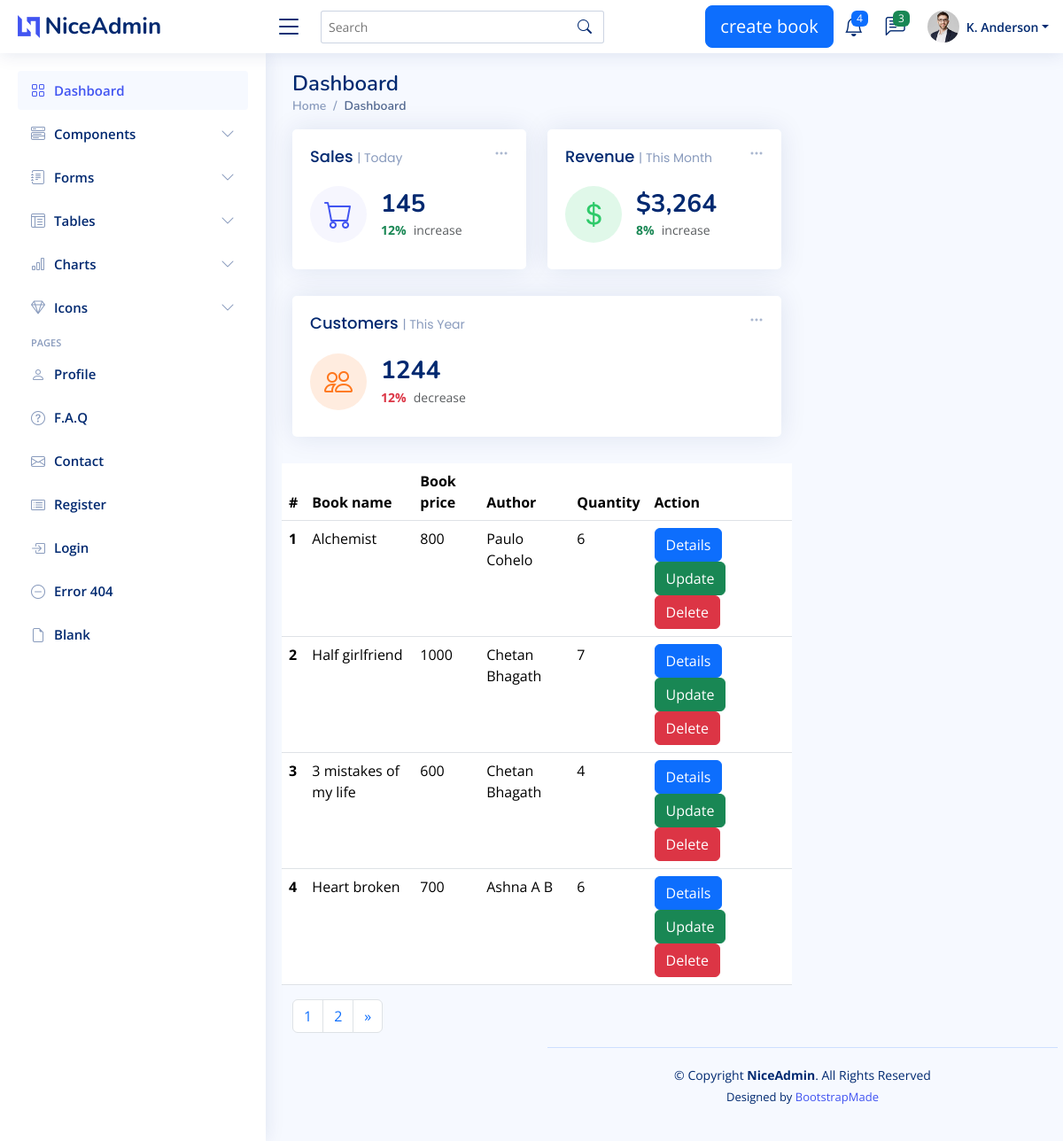
The app's page /listview/ with its own data.
### my_app/models.py (models this page shows, shortened)
class Book(models.Model):
    title=models.CharField(max_length=200,null=True)
    price=models.IntegerField(null=True)
    author=models.ForeignKey(Author,on_delete=models.CASCADE,null=True)
    image = models.ImageField(upload_to='book_media')
    quantity=models.IntegerField()

class Author(models.Model):
    name=models.CharField(max_length=200,null=True)
    def __str__(self):
        return '{}'.format(self.name)

### my_app/views.py (the view)
# urls.py: path('listview/',views.listbook,name='listview'),
def listbook(request):
    books=Book.objects.all()
    paginator=Paginator(books,4)
    page_number=request.GET.get('page')
    try:
        page=paginator.get_page(page_number)
    except EmptyPage:
        page=paginator.page(page_number.num_pages)
    return render(request,'admin/listbook.html',{'books':books,'page':page})

### templates/admin/listbook.html (shortened to what this page needs)
{% extends 'admin/base.html' %}
{% load static %}
{% block content %}
<table class="table">
    <thead>
    <tr>
        <th scope="col">#</th>
        <th scope="col">Book name</th>
        <th scope="col">Book price</th>
        <th scope="col">Author</th>
        <th scope="col">Quantity</th>
        <th scope="col">Action</th>
    </tr>
    </thead>
    <tbody>
    {% for book in page %}
    <tr>
        <th scope="row">{{forloop.counter}}</th>
        <td>{{ book.title }}</td>
        <td>{{ book.price }}</td>
        <td>{{ book.author }}</td>
        <td>{{ book.quantity }}</td>
        <td><a href="{% url 'details' book.id %}" class="btn btn-primary" >Details</a>
        <a href="{% url 'update' book.id %}" class="btn btn-success">Update</a>
        <a href="{% url 'delete' book.id %}" class="btn btn-danger">Delete</a></td>
    </tr>
    {% endfor %}
    </tbody>
</table>
<nav aria-label="Page navigation example">
  <ul class="pagination">
      {% for num in page.paginator.page_range %}
    <li class="page-item {% if page.number == num %}activate{% endif %}">
        <a class="page-link" href="?page={{ num }}">{{ num }}</a></li>
      {% endfor %}
      {% if page.has_next %}
    <li class="page-item">
      <a class="page-link" href="?page={{ page.next_page_number }}" aria-label="Next">
        <span aria-hidden="true">&raquo;</span>
      </a>
    </li>
      {% endif %}
  </ul>
</nav>
{% endblock%}

### templates/admin/base.html (shortened to what this page needs)
<!DOCTYPE html>
{% load static %}
<html lang="en">
<head>
  <link href="{% static 'assets/vendor/bootstrap/css/bootstrap.min.css' %}" rel="stylesheet">
  <link href="{% static 'assets/vendor/bootstrap-icons/bootstrap-icons.css' %}" rel="stylesheet">
  <link href="{% static 'assets/vendor/boxicons/css/boxicons.min.css' %}" rel="stylesheet">
  <link href="{% static 'assets/vendor/quill/quill.snow.css' %}" rel="stylesheet">
  <link href="{% static 'assets/vendor/quill/quill.bubble.css' %}" rel="stylesheet">
  <link href="{% static 'assets/vendor/remixicon/remixicon.css' %}" rel="stylesheet">
  <link href="{% static 'assets/vendor/simple-datatables/style.css' %}" rel="stylesheet">
  <link href="{% static 'assets/css/style.css' %}" rel="stylesheet">
</head>
<body>
  <header id="header" class="header fixed-top d-flex align-items-center">
    <div class="d-flex align-items-center justify-content-between">
      <a href="index.html" class="logo d-flex align-items-center">
        <img src="assets/img/logo.png" alt="">
        <span class="d-none d-lg-block">NiceAdmin</span>
      </a>
      <i class="bi bi-list toggle-sidebar-btn"></i>
    </div>
    <div class="search-bar">
      <form class="search-form d-flex align-items-center" method="get" action="{% url 'search' %}">
        <input type="text" name="q" placeholder="Search" title=" search book">
        <button type="submit" title="Search"><i class="bi bi-search"></i></button>
      </form>
    </div>
    <nav class="header-nav ms-auto">
      <ul class="d-flex align-items-center">
<div class="container"><a href="{% url 'createbook' %}" class="btn btn-primary btn-lg">create book</a></div>
        <li class="nav-item dropdown">
          <a class="nav-link nav-icon" href="#" data-bs-toggle="dropdown">
            <i class="bi bi-bell"></i>
            <span class="badge bg-primary badge-number">4</span>
          </a>
        </li>
        <li class="nav-item dropdown">
          <a class="nav-link nav-icon" href="#" data-bs-toggle="dropdown">
            <i class="bi bi-chat-left-text"></i>
            <span class="badge bg-success badge-number">3</span>
          </a>
        </li>
        <li class="nav-item dropdown pe-3">
          <a class="nav-link nav-profile d-flex align-items-center pe-0" href="#" data-bs-toggle="dropdown">
            <img src="{% static 'assets/img/profile-img.jpg' %}" alt="Profile" class="rounded-circle">
            <span class="d-none d-md-block dropdown-toggle ps-2">K. Anderson</span>
          </a>
        </li>
      </ul>
    </nav>
  </header>
  <aside id="sidebar" class="sidebar">
    <ul class="sidebar-nav" id="sidebar-nav">
      <li class="nav-item">
        <a class="nav-link " href="{% url 'listview' %}">
          <i class="bi bi-grid"></i>
          <span>Dashboard</span>
        </a>
      </li>
      <li class="nav-item">
        <a class="nav-link collapsed" data-bs-target="#components-nav" data-bs-toggle="collapse" href="#">
          <i class="bi bi-menu-button-wide"></i><span>Components</span><i class="bi bi-chevron-down ms-auto"></i>
        </a>
      </li>
      <li class="nav-item">
        <a class="nav-link collapsed" data-bs-target="#forms-nav" data-bs-toggle="collapse" href="#">
          <i class="bi bi-journal-text"></i><span>Forms</span><i class="bi bi-chevron-down ms-auto"></i>
        </a>
      </li>
      <li class="nav-item">
        <a class="nav-link collapsed" data-bs-target="#tables-nav" data-bs-toggle="collapse" href="#">
          <i class="bi bi-layout-text-window-reverse"></i><span>Tables</span><i class="bi bi-chevron-down ms-auto"></i>
        </a>
      </li>
      <li class="nav-item">
        <a class="nav-link collapsed" data-bs-target="#charts-nav" data-bs-toggle="collapse" href="#">
          <i class="bi bi-bar-chart"></i><span>Charts</span><i class="bi bi-chevron-down ms-auto"></i>
        </a>
      </li>
      <li class="nav-item">
        <a class="nav-link collapsed" data-bs-target="#icons-nav" data-bs-toggle="collapse" href="#">
          <i class="bi bi-gem"></i><span>Icons</span><i class="bi bi-chevron-down ms-auto"></i>
        </a>
      </li>
      <li class="nav-heading">Pages</li>
      <li class="nav-item">
        <a class="nav-link collapsed" href="users-profile.html">
          <i class="bi bi-person"></i>
          <span>Profile</span>
        </a>
      </li>
      <li class="nav-item">
        <a class="nav-link collapsed" href="pages-faq.html">
          <i class="bi bi-question-circle"></i>
          <span>F.A.Q</span>
        </a>
      </li>
      <li class="nav-item">
        <a class="nav-link collapsed" href="pages-contact.html">
          <i class="bi bi-envelope"></i>
          <span>Contact</span>
        </a>
      </li>
      <li class="nav-item">
        <a class="nav-link collapsed" href="pages-register.html">
          <i class="bi bi-card-list"></i>
          <span>Register</span>
        </a>
      </li>
      <li class="nav-item">
        <a class="nav-link collapsed" href="pages-login.html">
          <i class="bi bi-box-arrow-in-right"></i>
          <span>Login</span>
        </a>
      </li>
      <li class="nav-item">
        <a class="nav-link collapsed" href="pages-error-404.html">
          <i class="bi bi-dash-circle"></i>
          <span>Error 404</span>
        </a>
      </li>
      <li class="nav-item">
        <a class="nav-link collapsed" href="pages-blank.html">
          <i class="bi bi-file-earmark"></i>
          <span>Blank</span>
        </a>
      </li>
    </ul>
  </aside>
  <main id="main" class="main">
    <div class="pagetitle">
      <h1>Dashboard</h1>
      <nav>
        <ol class="breadcrumb">
          <li class="breadcrumb-item"><a href="index.html">Home</a></li>
          <li class="breadcrumb-item active">Dashboard</li>
        </ol>
      </nav>
    </div>
    <section class="section dashboard">
      <div class="row">
        <div class="col-lg-8">
          <div class="row">
            <div class="col-xxl-4 col-md-6">
              <div class="card info-card sales-card">
                <div class="filter">
                  <a class="icon" href="#" data-bs-toggle="dropdown"><i class="bi bi-three-dots"></i></a>
                </div>
                <div class="card-body">
                  <h5 class="card-title">Sales <span>| Today</span></h5>
                  <div class="d-flex align-items-center">
                    <div class="card-icon rounded-circle d-flex align-items-center justify-content-center">
                      <i class="bi bi-cart"></i>
                    </div>
                    <div class="ps-3">
                      <h6>145</h6>
                      <span class="text-success small pt-1 fw-bold">12%</span> <span class="text-muted small pt-2 ps-1">increase</span>
                    </div>
                  </div>
                </div>
              </div>
            </div>
            <div class="col-xxl-4 col-md-6">
              <div class="card info-card revenue-card">
                <div class="filter">
                  <a class="icon" href="#" data-bs-toggle="dropdown"><i class="bi bi-three-dots"></i></a>
                </div>
                <div class="card-body">
                  <h5 class="card-title">Revenue <span>| This Month</span></h5>
                  <div class="d-flex align-items-center">
                    <div class="card-icon rounded-circle d-flex align-items-center justify-content-center">
                      <i class="bi bi-currency-dollar"></i>
                    </div>
                    <div class="ps-3">
                      <h6>$3,264</h6>
                      <span class="text-success small pt-1 fw-bold">8%</span> <span class="text-muted small pt-2 ps-1">increase</span>
                    </div>
                  </div>
                </div>
              </div>
            </div>
            <div class="col-xxl-4 col-xl-12">
              <div class="card info-card customers-card">
                <div class="filter">
                  <a class="icon" href="#" data-bs-toggle="dropdown"><i class="bi bi-three-dots"></i></a>
                </div>
                <div class="card-body">
                  <h5 class="card-title">Customers <span>| This Year</span></h5>
                  <div class="d-flex align-items-center">
                    <div class="card-icon rounded-circle d-flex align-items-center justify-content-center">
                      <i class="bi bi-people"></i>
                    </div>
                    <div class="ps-3">
                      <h6>1244</h6>
                      <span class="text-danger small pt-1 fw-bold">12%</span> <span class="text-muted small pt-2 ps-1">decrease</span>
                    </div>
                  </div>
                </div>
              </div>
            </div>
 {% block content %}
    {% endblock %}
  <footer id="footer" class="footer">
    <div class="copyright">
      &copy; Copyright <strong><span>NiceAdmin</span></strong>. All Rights Reserved
    </div>
    <div class="credits">
      Designed by <a href="https://bootstrapmade.com/">BootstrapMade</a>
    </div>
  </footer>
</body>
</html>

### records on screen
Book: title "Alchemist", price "800", author "Paulo Cohelo", quantity "6"
Book: title "Half girlfriend", price "1000", author "Chetan Bhagath", quantity "7"
Book: title "3 mistakes of my life", price "600", author "Chetan Bhagath", quantity "4"
Book: title "Heart broken", price "700", author "Ashna A B", quantity "6"

### other values on screen
{{ num }} "1" "2"
